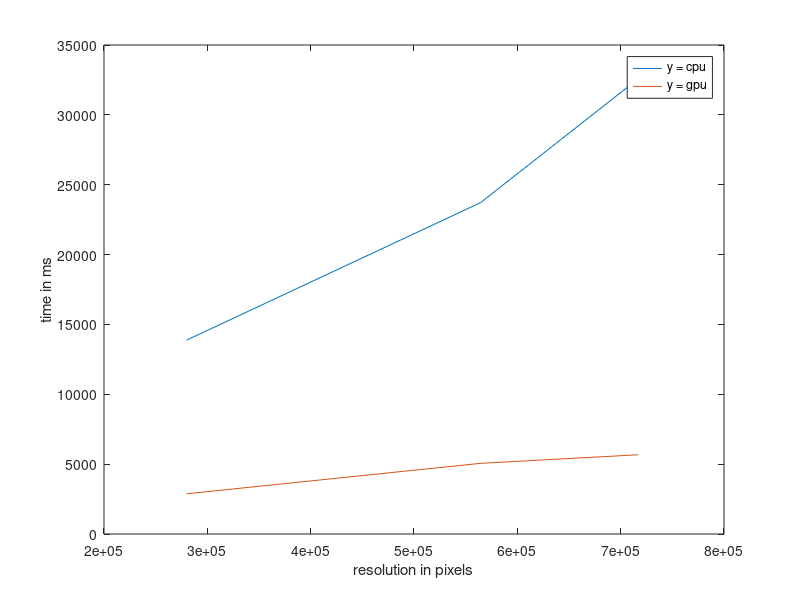

Recreate this plot in MATLAB.
yseq=[13880,23720, 3.2570e+04]
x=[280000,564480,716800]
plot(x,yseq);
hold on;
ypar=[2880,5058, 5.6712e+03]
plot(x,ypar);
ylabel('time in ms') 
xlabel('resolution in pixels')
legend({'y = cpu','y = gpu'})
% yseqsize=[23720,25710,61939.9];
% x=[5.28,211,324]
% yparsize=[5058,5331,12838.1]
% plot(x,yseqsize);
% hold on;
% plot(x,yparsize);
% ylabel('time in ms') 
% xlabel('filesize in mb')
% legend({'y = cpu','y = gpu'})